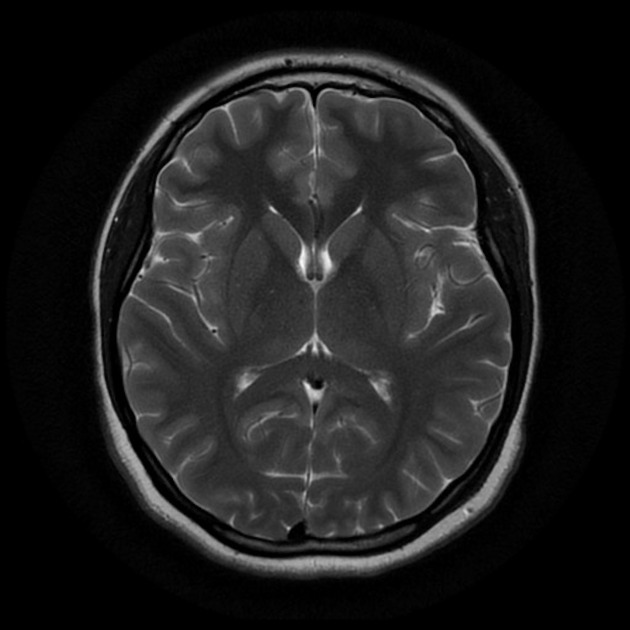
#> input picture dataset/normal/normal_1.jpeg, 630 x 630 px, found by its file name; its folder holds only this picture in this run
$ jupyter execute --allow-errors Percobaan-2.ipynb   (older library calls are emulated)
#> lines starting #> are read from the running program, lines starting #| are printed output that depends on the picture
#> further down, img is the input picture: shape (630, 630, 3); min 0, max 248, mean 29.7
# Pendeteksian dan Klasifikasi Tumor Otak Menggunakan Citra MRI
---

## Nama Anggota

- ##### SINDI SUTRISNO EKA : F1D02310026
- ##### KANDA RIFQI ALFAZ : F1D02310064
- ##### APTA MAHOGRA BHAMAKERTI : F1D022035
- ##### I MADE INDRA DWI PAYANA : F1D02310056
- ##### IDA BAGUS AMANTA PRADIPA KRISHNA : F1D02310059
---

# Project Overview

### Tujuan Proyek
Pada proyek ini, akan dilakukan eksperimen klasifikasi tumor otak berdasarkan citra MRI yang telah disiapkan sebelumnya. Tujuan utama dari proyek ini adalah sebagai berikut:

1. Menguji Kemampuan Implementasi PCD: Menguji kemampuan dalam mengimplementasikan teknik Pengolahan Citra  Digital (PCD) untuk melakukan deteksi dan klasifikasi tumor otak.

2. Pemilihan Preprocessing yang Tepat: Memilih dan menyesuaikan tahapan preprocessing yang paling sesuai dengan karakteristik data citra MRI yang digunakan.

3. Evaluasi Efektivitas Kombinasi Teknik: Mengevaluasi efektivitas dari berbagai kombinasi teknik preprocessing, ekstraksi fitur (feature extraction), dan model klasifikasi yang diterapkan.

### Metodologi dan Fokus Eksperimen
Fokus utama dalam proyek ini adalah pada ketepatan pemilihan teknik preprocessing dan proses ekstraksi fitur yang dilakukan. Hasil akurasi akhir bukanlah satu-satunya tolok ukur keberhasilan, melainkan pemahaman dalam analisis dan proses yang lebih diutamakan.

Eksperimen akan dilakukan melalui beberapa tahapan umum dalam Machine Learning, dengan penekanan pada:
1. Pemilihan Preprocessing: Tahapan preprocessing yang dipilih harus berdasarkan teknik-teknik yang telah dipelajari selama praktikum Modul 1 hingga 5.

2. Ekstraksi Fitur: Setelah preprocessing, akan dilakukan ekstraksi fitur dari citra.

3. Pembuatan Model Klasifikasi: Data hasil ekstraksi fitur akan digunakan untuk melatih model klasifikasi.

4. Eksperimen Berulang (Improvement): Untuk menguji pemahaman analisis, akan dilakukan eksperimen sebanyak tiga kali percobaan dengan notebook yang berbeda. Pada setiap percobaan, diharuskan melakukan improvement pada teknik preprocessing yang telah dibuat sebelumnya. Improvement dapat dilakukan dengan menyesuaikan jumlah atau jenis preprocessing pada setiap percobaan.
- Contoh Skenario Eksperimen: Jika total ada 5 teknik preprocessing (pre1, pre2, pre3, pre4, pre5), maka:
    - Percobaan Pertama: Menggunakan 2 preprocessing (misalnya, pre1, pre2).
    - Percobaan Kedua: Menggunakan 4 preprocessing (misalnya, pre1, pre2, pre3, pre4).
    - Percobaan Ketiga: Menggunakan 5 preprocessing (pre1, pre2, pre3, pre4, pre5).

5. Analisis Hasil: Dari setiap percobaan, akan dianalisis perbedaan akurasi yang dihasilkan oleh setiap model klasifikasi yang digunakan (misalnya, Random Forest, SVM, KNN).

Dengan demikian, proyek ini bertujuan untuk mengaplikasikan dan menganalisis berbagai teknik pengolahan citra digital dalam konteks medis, khususnya untuk pendeteksian tumor otak.

---

## Import Library

Blok kode di bawah ini bertujuan untuk mempersiapkan lingkungan Python guna menjalankan proyek Pengolahan Citra Digital (PCD) dan Machine Learning: pertama, `import os` untuk mengakses sistem file dan memuat dataset, serta `import cv2 as cv` (OpenCV) untuk membaca, mengubah ukuran, dan memproses citra; kemudian `import numpy as np` untuk komputasi numerik pada array citra dan `import pandas as pd` untuk manipulasi data tabular seperti metadata atau hasil ekstraksi fitur; selanjutnya `import matplotlib.pyplot as plt` dan `import seaborn as sns` untuk visualisasi dasar (menampilkan citra, grafik) dan grafik statistik yang lebih informatif; setelah itu, dari `sklearn.model_selection` diimpor `train_test_split` untuk memisahkan data latih dan uji, serta `cross_val_predict` untuk validasi silang, sementara dari `sklearn.metrics` diimpor `accuracy_score`, `classification_report`, `confusion_matrix`, `ConfusionMatrixDisplay`, `precision_score`, `recall_score`, dan `f1_score` untuk mengukur dan menampilkan performa model klasifikasi; model yang digunakan meliputi `RandomForestClassifier` (dari `sklearn.ensemble`), `SVC` (dari `sklearn.svm`), dan `KNeighborsClassifier` (dari `sklearn.neighbors`); terakhir, untuk ekstraksi fitur tekstur, `graycomatrix` dan `graycoprops` dari `skimage.feature` menghitung matriks ko-occurrence dan properti teksturnya, serta `entropy` dari `scipy.stats` menghitung nilai entropi sebagai fitur tambahan.```

[cell 1]
# Import library
import os
import cv2 as cv
import matplotlib.pyplot as plt
import numpy as np
import pandas as pd
from sklearn.model_selection import train_test_split, cross_val_predict
from sklearn.metrics import accuracy_score, classification_report
from skimage.feature import graycomatrix, graycoprops
from scipy.stats import entropy
from sklearn.ensemble import RandomForestClassifier
from sklearn.svm import SVC
from sklearn.neighbors import KNeighborsClassifier
from sklearn.metrics import accuracy_score, precision_score, recall_score, f1_score, confusion_matrix, classification_report
from sklearn.metrics import (confusion_matrix, ConfusionMatrixDisplay)
import seaborn as sns

## Data Loading

Setelah melakukan impor library yang dibutuhkan, tahapan selanjutnya adalah memuat dataset citra. Kode yang Anda gunakan dirancang untuk memproses dataset yang memiliki struktur folder tertentu.

##### Struktur Folder Dataset :
```
.
└── dataset/  <- (dataset_path)
    ├── normal/  <- (sub_folder, menjadi nilai untuk 'labels')
    │   ├── normal_1.jpg  <- (filename)
    │   ├── normal_2.jpg
    │   └── dst...
    └── tumor/
        ├── tumor_1.jpg
        ├── tumor_2.jpg
        └── dst...
```

Kode ini melakukan penelusuran (traversal) pada folder `dataset\` untuk menemukan setiap sub‐folder (misalnya `normal` dan `tumor`) dan di dalamnya mengambil semua file citra; setiap citra kemudian dibaca menggunakan OpenCV (`cv.imread`), dikonversi ke tipe data `uint8`, diubah menjadi skala abu‐abu (`cv.cvtColor(img, cv.COLOR_BGR2GRAY)`), dan di‐resize ke ukuran 256×256 piksel dengan fungsi `resize`; selanjutnya, citra yang telah diproses ditambahkan ke list `data`, labelnya (nama sub‐folder) ditambahkan ke list `labels`, dan nama file (dengan ekstensi) ditambahkan ke list `file_name`; setelah seluruh folder selesai diproses, list `data` dan `labels` diubah menjadi array NumPy sehingga siap digunakan untuk keperluan machine learning atau analisis lebih lanjut.

[cell 2]
data = []
labels = []
file_name = []
#> (the rest of this cell did not finish here and is left out)

## Data Understanding

### Analisis Distribusi Data dan Penampilan Sampel Citra

Bagian kode ini pertama-tama melakukan analisis distribusi data dengan mengubah daftar label menjadi objek Pandas Series untuk menghitung frekuensi kemunculan setiap label. Kemudian, distribusi ini divisualisasikan sebagai diagram batang menggunakan `seaborn.barplot` untuk menunjukkan jumlah citra per kelas.

Selanjutnya, kode menampilkan informasi tentang dataset, termasuk total jumlah citra, total jumlah label, dan jumlah kelas unik beserta detail jumlah citra untuk setiap kelas.

Kode kemudian mengambil sampel citra secara acak dari kelas 'normal' dan 'tumor' (masing-masing hingga 5 sampel, atau semua sampel jika jumlahnya kurang dari 5) dengan terlebih dahulu mencari indeks untuk setiap kelas, lalu memilih indeks secara acak menggunakan `numpy.random.choice`.

Akhirnya, sampel-sampel citra yang telah dipilih (yang sudah dalam format grayscale dan berukuran 256x256 dari variabel `data`) ditampilkan dalam satu figure menggunakan `matplotlib.pyplot.subplot`, lengkap dengan judul yang mencantumkan label dan nama file asli dari setiap citra sampel.

[cell 3]
# Mengubah list labels menjadi pandas Series untuk memudahkan penghitungan
label_series = pd.Series(labels)

# Menghitung jumlah kemunculan setiap label
label_counts = label_series.value_counts()

# Membuat diagram batang
plt.figure(figsize=(8, 6))
sns.barplot(x=label_counts.index, y=label_counts.values)
plt.title('Distribusi Jumlah Data per Label')
plt.xlabel('Label Kelas')
plt.ylabel('Jumlah Citra')
plt.show()

# Menampilkan jumlah data dan label secara keseluruhan
print(f"Total jumlah citra dalam dataset: {len(data)}")
print(f"Total jumlah label dalam dataset: {len(labels)}")
print(f"Jumlah kelas unik: {len(label_counts)}")
print("\nJumlah citra per kelas:")
print(label_counts)

# Mendapatkan indeks untuk kelas 'normal' dan 'tumor'
normal_indices = np.where(labels == 'normal')[0]
tumor_indices = np.where(labels == 'tumor')[0]

# Mengambil 5 sampel acak jika jumlahnya lebih dari 5, atau semua sampel jika kurang dari 5
num_samples_to_show = 5
if len(normal_indices) >= num_samples_to_show:
    sample_normal_indices = np.random.choice(normal_indices, num_samples_to_show, replace=False)
else:
    sample_normal_indices = normal_indices

if len(tumor_indices) >= num_samples_to_show:
    sample_tumor_indices = np.random.choice(tumor_indices, num_samples_to_show, replace=False)
else:
    sample_tumor_indices = tumor_indices

# Menggabungkan indeks sampel
sample_indices = np.concatenate((sample_normal_indices, sample_tumor_indices))

# Menampilkan citra sampel
plt.figure(figsize=(20, 10))
plt.suptitle('Sampel Citra dari Dataset (Grayscale 256x256)', fontsize=16)
for i, index in enumerate(sample_indices):
    plt.subplot(2, num_samples_to_show, i + 1)
    plt.imshow(data[index], cmap='gray') # Menampilkan citra grayscale
    plt.title(f"Label: {labels[index]}\nFile: {file_name[index]}")
    plt.axis('off')
plt.tight_layout(rect=[0, 0, 1, 0.96]) # Menyesuaikan layout agar supertitle tidak tumpang tindih
plt.show()

## Data Preparation

Tahap persiapan data, yang dilakukan setelah pemuatan data awal (dan augmentasi data jika diterapkan), bertujuan untuk memastikan bahwa seluruh data citra, baik yang asli maupun yang telah diaugmentasi, berada dalam format yang seragam dan siap untuk diolah lebih lanjut dengan berbagai teknik preprocessing spesifik. Pada titik ini, setiap citra telah dikonversi menjadi format grayscale untuk menyederhanakan analisis dengan menghilangkan informasi warna yang mungkin tidak relevan, serta ukurannya telah diseragamkan (dalam kode contoh menjadi 256x256 piksel) untuk

### Define Preprocessing Function

### Metode Resize

Fungsi `resize` digunakan untuk mengubah ukuran citra ke dimensi lebar (`width`) dan tinggi (`height`) yang diinginkan. Fungsi ini pertama-tama mendapatkan dimensi asli (`old_height`, `old_width`) dari `image` masukan menggunakan `image.shape[:2]`. Kemudian, ia membuat sebuah array NumPy baru bernama `resized` dengan dimensi target (`height`, `width`) dan tipe data yang sama dengan `image` asli, menangani kasus untuk citra berwarna (3 channel) maupun grayscale (1 channel). Rasio perubahan ukuran (`x_ratio`, `y_ratio`) dihitung untuk memetakan koordinat piksel dari citra baru ke citra asli. Dengan melakukan iterasi untuk setiap piksel (`x, y`) pada `resized`, koordinat piksel yang bersesuaian pada `image` asli (`x_ori`, `y_ori`) dihitung menggunakan interpolasi nearest-neighbor (pembulatan ke bilangan bulat terdekat) dan dipastikan tidak melebihi batas dimensi `image` asli menggunakan fungsi `min`. Akhirnya, nilai piksel dari `image[y_ori, x_ori]` disalin ke `resized[y, x]`, dan citra `resized` yang telah diubah ukurannya dikembalikan.

[cell 4]
def resize(image, width, height):
#> called with width = 256, height = 256
    old_height, old_width = image.shape[:2]

    if len(image.shape) == 3:
        resized = np.zeros((height, width, image.shape[2]), dtype=image.dtype)
    else:
        resized = np.zeros((height, width), dtype=image.dtype)

    x_ratio = old_width / width
    y_ratio = old_height / height

    for y in range(height):
        for x in range(width):

            x_ori = int(x * x_ratio)
            y_ori = int(y * y_ratio)

            x_ori = min(x_ori, old_width - 1)
            y_ori = min(y_ori, old_height - 1)

            if len(image.shape) == 3:
                resized[y, x] = image[y_ori, x_ori]
            else:
                resized[y, x] = image[y_ori, x_ori]
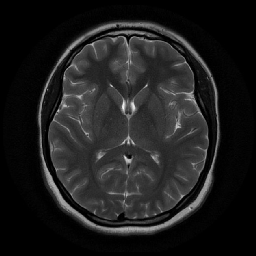
#> resized: shape (256, 256); min 0, max 248, mean 29.8

    return resized

### Metode Ekualisasi

Fungsi `ekualisasi` menerapkan teknik ekualisasi histogram pada citra grayscale masukan (`img`) untuk meningkatkan kontras. Pertama, fungsi mendapatkan dimensi `baris` dan `kolom` dari `img` dan membuat `canvas` kosong dengan ukuran yang sama. Kemudian, array `nk` (histogram) berukuran 256 diinisialisasi dengan nol untuk menghitung frekuensi setiap tingkat keabuan. Dengan melakukan iterasi pada setiap piksel `img[i,j]`, nilai piksel `val` digunakan untuk menambah count pada `nk[val]`. Setelah itu, `nk` dinormalisasi menjadi `pr` (probabilitas kemunculan setiap tingkat keabuan) dengan membaginya dengan total jumlah piksel. Array `sk` (histogram kumulatif) dihitung dengan mengakumulasikan nilai `pr`. Nilai `sk` kemudian diskalakan ke rentang 0-255 dan dibulatkan menjadi `sk_round` dengan tipe data `uint8`. Terakhir, setiap piksel `val` pada `img` dipetakan ke nilai baru pada `canvas` menggunakan `sk_round[val]`, dan `canvas` yang telah diekualisasi dikembalikan.

[cell 5]
def ekualisasi(img):
    baris, kolom = img.shape
    canvas = np.zeros_like(img)

    nk = np.zeros(256)

    for i in range(baris):
        for j in range (kolom):
            val = img[i,j]
            nk[val] += 1

    pr = nk / np.sum(nk)
    sk = np.zeros(256)

    for i in range(256):
        if i == 0:
            sk[i] = pr[i]
        else:
            sk[i] = sk[i-1] + pr[i]

    sk_round = np.round(sk * 255).astype(np.uint8)

    for i in range(baris):
        for j in range (kolom):
            val = img[i,j]
            canvas[i,j] = sk_round[val]

    return canvas

### Metode Normalisasi

Fungsi `normalisasi` melakukan penskalaan nilai piksel pada citra masukan (`img`) ke rentang antara 0 dan 1 (Min-Max Normalization). Pertama, tipe data `img` diubah menjadi `np.float32` untuk memungkinkan operasi desimal. Kemudian, nilai piksel minimum (`min_val`) dan maksimum (`max_val`) dalam `img` ditemukan menggunakan `np.min(img)` dan `np.max(img)`. Jika `max_val` sama dengan `min_val` (artinya semua piksel memiliki nilai yang sama), fungsi akan mengembalikan citra hitam (`np.zeros_like(img)`) untuk menghindari pembagian dengan nol. Jika tidak, setiap piksel pada `img` dinormalisasi dengan rumus `(img - min_val) / (max_val - min_val)`, menghasilkan `normalized_img` yang kemudian dikembalikan.

[cell 6]
def normalisasi(img):
    img = img.astype(np.float32)
    min_val = np.min(img)
    max_val = np.max(img)

    if max_val - min_val == 0:
        return np.zeros_like(img)

    normalized_img = (img - min_val) / (max_val - min_val)
    return normalized_img

### Metode Dilasi

Fungsi `dilasi` menerapkan operasi morfologi dilasi pada citra biner image menggunakan kernel 3x3. Kernel diisi nilai 1 dan digunakan untuk memperluas area piksel putih (nilai tinggi) dalam citra. Citra dipad dengan nol di sekelilingnya agar proses iterasi tetap dalam batas. Untuk setiap piksel, diambil region 3x3 dari citra yang telah dipad, kemudian dikalikan dengan kernel. Nilai maksimum dari hasil perkalian tersebut menjadi nilai piksel output pada posisi tersebut.

[cell 7]
def dilasi(image):
    kernel = np.ones((3, 3), dtype=np.uint8)  # Kernel default 3x3
    pad_h, pad_w = kernel.shape[0] // 2, kernel.shape[1] // 2
    padded_img = np.pad(image, ((pad_h, pad_h), (pad_w, pad_w)), mode='constant', constant_values=0)
    output = np.zeros_like(image)

    for i in range(image.shape[0]):
        for j in range(image.shape[1]):
            region = padded_img[i:i+kernel.shape[0], j:j+kernel.shape[1]]
            output[i, j] = np.max(region * kernel)
    return output

### Metode Erosi

Fungsi `erosi` melakukan operasi morfologi erosi pada citra biner masukan `(image)` menggunakan kernel 3x3. Pertama, kernel berisi angka 1 dibuat dengan `np.ones((3, 3), dtype=np.uint8)`. Padding ditambahkan pada citra menggunakan `np.pad` agar proses iterasi tidak keluar batas, dengan nilai nol di sekeliling citra sesuai ukuran setengah kernel.Array `output` diinisialisasi dengan nol dan akan menyimpan hasil akhir. Fungsi kemudian mengiterasi setiap piksel dalam citra. Untuk setiap posisi `(i, j)`, diambil region 3x3 dari citra yang telah dipad. Nilai minimum dari elemen-elemen pada region yang sesuai dengan kernel (bernilai 1) ditentukan menggunakan `np.min(region[kernel == 1])`, dan disimpan pada posisi di `output`. Fungsi mengembalikan `output`.

[cell 8]
def erosi(image):
    kernel = np.ones((3, 3), dtype=np.uint8)  # Kernel default 3x3
    pad_h, pad_w = kernel.shape[0] // 2, kernel.shape[1] // 2
    padded_img = np.pad(image, ((pad_h, pad_h), (pad_w, pad_w)), mode='constant', constant_values=0)
    output = np.zeros_like(image)

    for i in range(image.shape[0]):
        for j in range(image.shape[1]):
            region = padded_img[i:i+kernel.shape[0], j:j+kernel.shape[1]]
            output[i, j] = np.min(region[kernel == 1])
    return output

[cell 9]
# --- Data Loading (Modifikasi untuk memuat hingga 3 contoh citra) ---
data_dir = "dataset"
sample_images_original_gray_resized = [] # List untuk menyimpan hingga 3 citra asli
num_samples_to_load = 3
images_loaded_count = 0

folders_to_try = ["normal", "tumor"] # Folder yang akan dicoba untuk dimuat citranya
for sub_folder_name in folders_to_try:
    if images_loaded_count >= num_samples_to_load: # Hentikan jika sudah cukup sampel
        break
    sub_folder_path = os.path.join(data_dir, sub_folder_name)
    if os.path.exists(sub_folder_path) and os.listdir(sub_folder_path):
        # Ambil semua file gambar dari subfolder
        image_files = [f for f in os.listdir(sub_folder_path) if f.lower().endswith(('.png', '.jpg', '.jpeg', '.bmp', '.gif'))]
        for img_file in image_files:
            if images_loaded_count >= num_samples_to_load: # Hentikan jika sudah cukup sampel
                break
            img_path = os.path.join(sub_folder_path, img_file)
            img_original_bgr = cv.imread(img_path) # Baca citra dalam format BGR
            if img_original_bgr is not None:
                img_original_gray = cv.cvtColor(img_original_bgr, cv.COLOR_BGR2GRAY) # Konversi ke grayscale
                img_resized = resize(img_original_gray, 256, 256) # Resize citra
                sample_images_original_gray_resized.append(img_resized)
                images_loaded_count += 1
                print(f"Memuat contoh citra {images_loaded_count}: {img_path}")
            else:
                print(f"Gagal membaca citra: {img_path}")
    else:
        print(f"Folder {sub_folder_path} tidak ditemukan atau kosong.")

if not sample_images_original_gray_resized:
    print("Gagal memuat contoh citra. Pastikan path dataset benar dan ada citra di dalamnya.")
    # Buat citra dummy jika gagal memuat agar kode tetap berjalan untuk demonstrasi fungsi
    for _ in range(num_samples_to_load):
        dummy_img = np.random.randint(0, 256, (256, 256), dtype=np.uint8)
        sample_images_original_gray_resized.append(dummy_img)
    print(f"Menggunakan {len(sample_images_original_gray_resized)} citra dummy untuk demonstrasi.")


# --- Terapkan Preprocessing dan Tampilkan (3 sampel per metode) ---

# 0. Citra Asli (Grayscale dan Resized)
if sample_images_original_gray_resized: # Pastikan ada citra untuk diproses
    num_actual_samples = len(sample_images_original_gray_resized)
#> num_actual_samples = 1

    plt.figure(figsize=(5 * num_actual_samples, 5))
    plt.suptitle("0. Asli (Grayscale, Resized 256x256)", fontsize=16)
    for i, img in enumerate(sample_images_original_gray_resized):
        plt.subplot(1, num_actual_samples, i + 1)
        plt.imshow(img, cmap='gray', vmin=0, vmax=255)
        plt.title(f"Sampel {i+1}")
        plt.axis('off')
#> this loop made 1 pass
    plt.tight_layout(rect=[0, 0, 1, 0.95]) # Adjust layout to make space for suptitle
    plt.show()

    # 1. Ekualisasi
    processed_ekualisasi_list = []
    plt.figure(figsize=(5 * num_actual_samples, 5))
    plt.suptitle("1. Setelah Ekualisasi Histogram", fontsize=16)
    for i, original_img in enumerate(sample_images_original_gray_resized):
        img_ekualisasi = ekualisasi(original_img)
        processed_ekualisasi_list.append(img_ekualisasi)
        plt.subplot(1, num_actual_samples, i + 1)
        plt.imshow(img_ekualisasi, cmap='gray', vmin=0, vmax=255)
        plt.title(f"Sampel {i+1}")
        plt.axis('off')
#> this loop made 1 pass
#> (baris in ekualisasi, kolom in ekualisasi) on pass 1: (256, 256)
#> pass 1, `img_ekualisasi = ekualisasi(original_img)`:
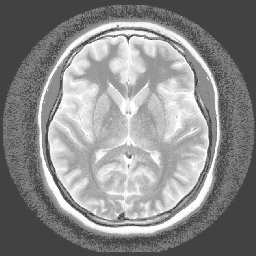
#> img_ekualisasi: shape (256, 256); min 66, max 255, mean 137.9
#> after the loop, processed_ekualisasi_list = 1 item
    plt.tight_layout(rect=[0, 0, 1, 0.95])
    plt.show()

    # 2. Normalisasi (diterapkan pada hasil ekualisasi)
    processed_normalisasi_list = []
    plt.figure(figsize=(5 * num_actual_samples, 5))
    plt.suptitle("2. Setelah Normalisasi (rentang 0-1)", fontsize=16)
    for i, img_ek in enumerate(processed_ekualisasi_list): # Gunakan hasil dari tahap ekualisasi
        img_normalisasi = normalisasi(img_ek)
        processed_normalisasi_list.append(img_normalisasi)
        plt.subplot(1, num_actual_samples, i + 1)
        plt.imshow(img_normalisasi, cmap='gray', vmin=0, vmax=1.0) # vmin/vmax untuk float [0,1]
        plt.title(f"Sampel {i+1}")
        plt.axis('off')
#> this loop made 1 pass
#> (min_val in normalisasi, max_val in normalisasi) on pass 1: (66, 255)
#> pass 1, in normalisasi, `normalized_img = (img - min_val) / (max_val - min_val)`:
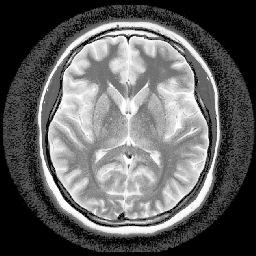
#> normalized_img: shape (256, 256) float32; min 0, max 1, mean 0.38
#> after the loop, processed_normalisasi_list = 1 item
    plt.tight_layout(rect=[0, 0, 1, 0.95])
    plt.show()

    # 3. Dilasi (diterapkan pada hasil normalisasi)
    processed_dilasi_list = []
    plt.figure(figsize=(5 * num_actual_samples, 5))
    plt.suptitle("3. Setelah Dilasi (rentang 0-1)", fontsize=16)
    for i, img_di in enumerate(processed_normalisasi_list): # Gunakan hasil dari tahap normalisasi
        img_dilasi = dilasi(img_di)
        processed_dilasi_list.append(img_dilasi)
        plt.subplot(1, num_actual_samples, i + 1)
        plt.imshow(img_dilasi, cmap='gray', vmin=0, vmax=1.0) # vmin/vmax untuk float [0,1]
        plt.title(f"Sampel {i+1}")
        plt.axis('off')
#> this loop made 1 pass
#> (kernel in dilasi, pad_h in dilasi, pad_w in dilasi) on pass 1: ([[1, 1, 1], [1, 1, 1], [1, 1, 1]], 1, 1)
#> pass 1, in dilasi, `padded_img = np.pad(image, ((pad_h, pad_h), (pad_w, pad_w)), mode='con..`:
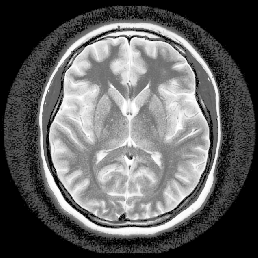
#> padded_img: shape (258, 258) float32; min 0, max 1, mean 0.374
#> pass 1, `img_dilasi = dilasi(img_di)`:
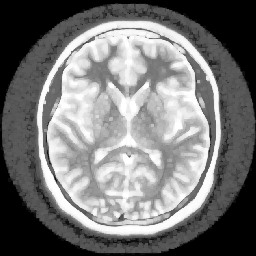
#> img_dilasi: shape (256, 256) float32; min 0, max 1, mean 0.468
#> after the loop, processed_dilasi_list = 1 item
    plt.tight_layout(rect=[0, 0, 1, 0.95])
    plt.show()

    # 4. Erosi (diterapkan pada hasil dilasi)
    processed_erosi_list = []
    plt.figure(figsize=(5 * num_actual_samples, 5))
    plt.suptitle("4. Setelah Erosi (rentang 0-1)", fontsize=16)
    for i, img_er in enumerate(processed_dilasi_list): # Gunakan hasil dari tahap dilasi
        img_erosi = erosi(img_er)
        processed_erosi_list.append(img_erosi)
        plt.subplot(1, num_actual_samples, i + 1)
        plt.imshow(img_erosi, cmap='gray', vmin=0, vmax=1.0) # vmin/vmax untuk float [0,1]
        plt.title(f"Sampel {i+1}")
        plt.axis('off')
#> (the rest of the program and of its run is left out)
